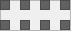
       <widget class="QFrame" name="frameHr6">
        <property name="geometry">
         <rect>
          <x>0</x>
          <y>200</y>
          <width>71</width>
          <height>31</height>
         </rect>
        </property>
        <property name="frameShape">
         <enum>QFrame::StyledPanel</enum>
        </property>
        <property name="frameShadow">
         <enum>QFrame::Raised</enum>
        </property>
        <widget class="QTextEdit" name="H64">
         <property name="geometry">
          <rect>
           <x>20</x>
           <y>20</y>
           <width>10</width>
           <height>10</height>
          </rect>
         </property>
         <property name="cursor" stdset="0">
          <cursorShape>ArrowCursor</cursorShape>
         </property>
         <property name="styleSheet">
          <string notr="true">background-color: rgb(97, 97, 97);
</string>
         </property>
         <property name="readOnly">
          <bool>true</bool>
         </property>
        </widget>
        <widget class="QTextEdit" name="H62">
         <property name="geometry">
          <rect>
           <x>0</x>
           <y>20</y>
           <width>10</width>
           <height>10</height>
          </rect>
         </property>
         <property name="cursor" stdset="0">
          <cursorShape>ArrowCursor</cursorShape>
         </property>
         <property name="styleSheet">
          <string notr="true">background-color: rgb(97, 97, 97);
</string>
         </property>
         <property name="readOnly">
          <bool>true</bool>
         </property>
        </widget>
        <widget class="QTextEdit" name="H63">
         <property name="geometry">
          <rect>
           <x>20</x>
           <y>0</y>
           <width>10</width>
           <height>10</height>
          </rect>
         </property>
         <property name="cursor" stdset="0">
          <cursorShape>ArrowCursor</cursorShape>
         </property>
         <property name="styleSheet">
          <string notr="true">background-color: rgb(97, 97, 97);
</string>
         </property>
         <property name="readOnly">
          <bool>true</bool>
         </property>
        </widget>
        <widget class="QTextEdit" name="H61">
         <property name="geometry">
          <rect>
           <x>0</x>
           <y>0</y>
           <width>10</width>
           <height>10</height>
          </rect>
         </property>
         <property name="cursor" stdset="0">
          <cursorShape>ArrowCursor</cursorShape>
         </property>
         <property name="styleSheet">
          <string notr="true">background-color: rgb(97, 97, 97);
</string>
         </property>
         <property name="readOnly">
          <bool>true</bool>
         </property>
        </widget>
        <widget class="QTextEdit" name="H66">
         <property name="geometry">
          <rect>
           <x>40</x>
           <y>20</y>
           <width>10</width>
           <height>10</height>
          </rect>
         </property>
         <property name="cursor" stdset="0">
          <cursorShape>ArrowCursor</cursorShape>
         </property>
         <property name="styleSheet">
          <string notr="true">background-color: rgb(97, 97, 97);
</string>
         </property>
         <property name="readOnly">
          <bool>true</bool>
         </property>
        </widget>
        <widget class="QTextEdit" name="H65">
         <property name="geometry">
          <rect>
           <x>40</x>
           <y>0</y>
           <width>10</width>
           <height>10</height>
          </rect>
         </property>
         <property name="cursor" stdset="0">
          <cursorShape>ArrowCursor</cursorShape>
         </property>
         <property name="styleSheet">
          <string notr="true">background-color: rgb(97, 97, 97);
</string>
         </property>
         <property name="readOnly">
          <bool>true</bool>
         </property>
        </widget>
        <widget class="QTextEdit" name="H68">
         <property name="geometry">
          <rect>
           <x>60</x>
           <y>20</y>
           <width>10</width>
           <height>10</height>
          </rect>
         </property>
         <property name="cursor" stdset="0">
          <cursorShape>ArrowCursor</cursorShape>
         </property>
         <property name="styleSheet">
          <string notr="true">background-color: rgb(97, 97, 97);
</string>
         </property>
         <property name="readOnly">
          <bool>true</bool>
         </property>
        </widget>
        <widget class="QTextEdit" name="H67">
         <property name="geometry">
          <rect>
           <x>60</x>
           <y>0</y>
           <width>10</width>
           <height>10</height>
          </rect>
         </property>
         <property name="cursor" stdset="0">
          <cursorShape>ArrowCursor</cursorShape>
         </property>
         <property name="styleSheet">
          <string notr="true">background-color: rgb(97, 97, 97);
</string>
         </property>
         <property name="readOnly">
          <bool>true</bool>
         </property>
        </widget>
       </widget>
